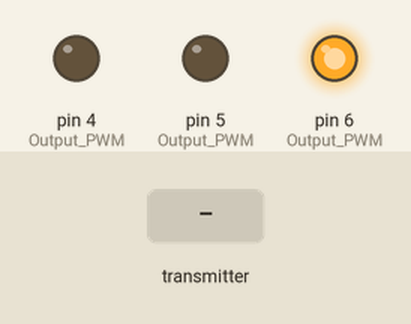
The sketch below on a simulated Arduino Uno, built with avr-gcc and run on an emulated ATmega328P. On the bench: output pins drawn as LEDs (lit = HIGH). Dashed ring = blinking. The inputs (shaded band) are chosen by the test bench. No radio packets arrive unless stated.

Above: at 1.2 s.
1.3 s: the transmitter starts sending outputState = 0
At 2.1 s:
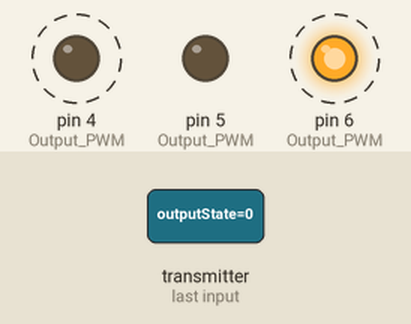
4.3 s: the transmitter starts sending outputState = 1
At 5.6 s:
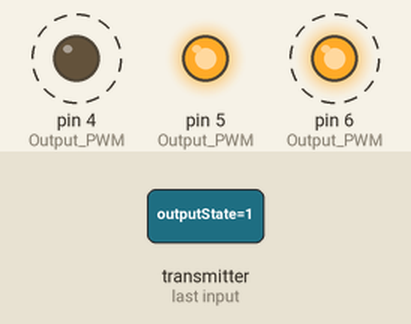
16.3 s: the transmitter starts sending outputState = 1
Timing chart, 0 to 25.3 s (numbered marks = the images above; inputs shaded):
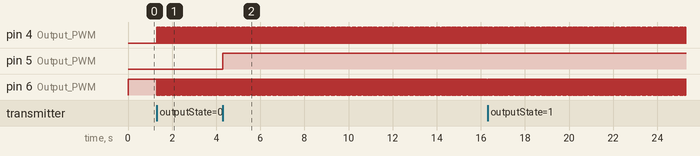

Measured:
- after the input at 1.3 s, pin 4 (Output_PWM): alternates HIGH for 0.02 s and LOW for 0.03 s, starting at once; pin 6 (Output_PWM): alternates HIGH for 0.03 s and LOW for 0.02 s, starting at once
- after the input at 4.3 s, pin 5 (Output_PWM): LOW → HIGH at once

The sketch:

nRF24_Receiver.ino
```cpp
#include <SPI.h>
#include <nRF24L01.h>
#include <RF24.h>
RF24 radio(7, 8); // CE, CSN
const byte address[6] = "45623";
bool outputState = false;
//#define MY_RF24_CHANNEL 120

void setup() {
  pinMode(6, OUTPUT);  //Output PWM
  pinMode(5, OUTPUT);  //Output PWM
  pinMode(4, OUTPUT);  //Output PWM


//  Serial.begin(9600);
  radio.begin();
  radio.openReadingPipe(0, address);
  radio.setPALevel(RF24_PA_MAX);
  radio.startListening();
  Serial.println("OK");
  Serial.println(outputState);
}


void loop() {
  if (radio.available()) {
    digitalWrite(4, HIGH);
    digitalWrite(6, LOW);
    radio.read(&outputState, sizeof(outputState));
    digitalWrite(5, outputState);
//    Serial.println(outputState);
    delay(20);
  }
  else {
    digitalWrite(4, LOW);
    digitalWrite(6, HIGH);
  }
}
```
